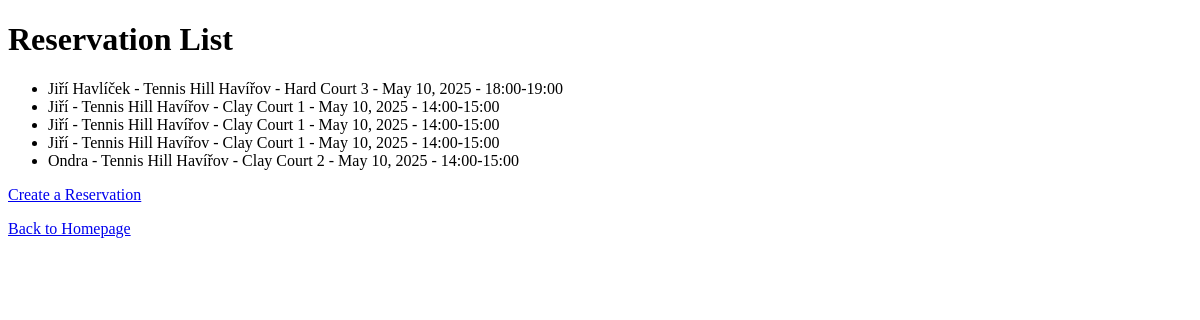
The app's page /locations/reservations/, older data.
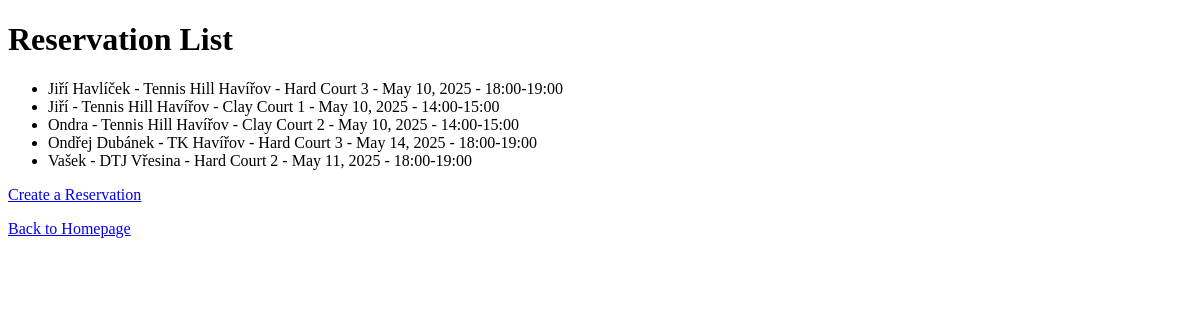
The same page, newer data.
### rezervace/models.py (models this page shows, shortened)
class Reservation(models.Model):
    TIME_SLOTS = [
        ('14:00-15:00', '14:00-15:00'),
        ('15:00-16:00', '15:00-16:00'),
        ('16:00-17:00', '16:00-17:00'),
        ('17:00-18:00', '17:00-18:00'),
        ('18:00-19:00', '18:00-19:00'),
        ('19:00-20:00', '19:00-20:00'),
        ('20:00-21:00', '20:00-21:00'),
    ]
    location = models.ForeignKey(
        'Location',
        on_delete=models.CASCADE,
        verbose_name="Location",
        null=True,  # Allow null values temporarily
        blank=True  # Allow blank values in forms
    )
    court = models.ForeignKey('Court', on_delete=models.CASCADE, related_name='reservations', verbose_name="Court")
    name = models.CharField(max_length=100, verbose_name="Name")
    email = models.EmailField(verbose_name="Email")
    date = models.DateField(verbose_name="Date")
    time_slot = models.CharField(max_length=20, choices=TIME_SLOTS, verbose_name="Time Slot")

class Location(models.Model):
    name = models.CharField(max_length=100)  # Název střediska
    address = models.CharField(max_length=255)  # Adresa střediska
    city = models.CharField(max_length=100)  # Město
    clay_courts = models.PositiveIntegerField(default=0)  # Počet antukových kurtů
    grass_courts = models.PositiveIntegerField(default=0)  # Počet travnatých kurtů
    hard_courts = models.PositiveIntegerField(default=0)  # Počet kurtů s tvrdým povrchem

class Court(models.Model):
    location = models.ForeignKey(Location, on_delete=models.CASCADE, related_name="courts")  # Propojení na středisko
    name = models.CharField(max_length=100)  # Např. "Clay Court 1"
    surface = models.CharField(max_length=50, choices=[  # Typ povrchu kurtu
        ('Clay', 'Clay'),
        ('Grass', 'Grass'),
        ('Hard', 'Hard')
    ])

### rezervace/views.py (the view)
# urls.py: path('reservations/', views.reservation_list, name='reservation_list'),  # Přidání cesty pro seznam rezervací
def reservation_list(request):
    reservations = Reservation.objects.all()  # Načtení všech rezervací
    return render(request, 'rezervace/reservation_list.html', {'reservations': reservations})

### rezervace/templates/rezervace/reservation_list.html (shortened to what this page needs)
<!DOCTYPE html>
<html>
<head>
</head>
<body>
    <h1>Reservation List</h1>
    <ul>
        {% for reservation in reservations %}
        <li>
            {{ reservation.name }} - {{ reservation.location.name }} - {{ reservation.court.name }}
            - {{ reservation.date }} - {{ reservation.time_slot }}
        </li>
        {% endfor %}
    </ul>
    <p>
        <a href="{% url 'select_location' %}">Create a Reservation</a>
    </p>
    <p>
        <a href="{% url 'homepage' %}">Back to Homepage</a>
    </p>
</body>
</html>

Row changes from the older to the newer data that the page shows:
removed Reservation: name "Jiří", location.name "Tennis Hill Havířov", court.name "Clay Court 1", date "May 10, 2025", time_slot "14:00-15:00"
removed Reservation: name "Jiří", location.name "Tennis Hill Havířov", court.name "Clay Court 1", date "May 10, 2025", time_slot "14:00-15:00"
added Reservation: name "Ondřej Dubánek", location.name "TK Havířov", court.name "Hard Court 3", date "May 14, 2025", time_slot "18:00-19:00"
added Reservation: name "Vašek", location.name "DTJ Vřesina", court.name "Hard Court 2", date "May 11, 2025", time_slot "18:00-19:00"
